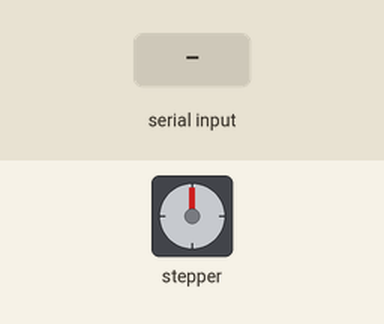
Recording of a sketch running on a simulated Arduino Uno, built with avr-gcc and run on an emulated ATmega328P. Shown: stepper motor. Wiring (inferred from the names in the program): stepper motor driver (200 steps per turn assumed): step pin 7; direction pin 4; enable pin 10. The inputs (shaded band) are chosen by the test bench. What the sketch prints to the serial monitor is not drawn.

Above: at 1.2 s.
1.3 s: "u90\n" received over Serial
At 2.3 s:
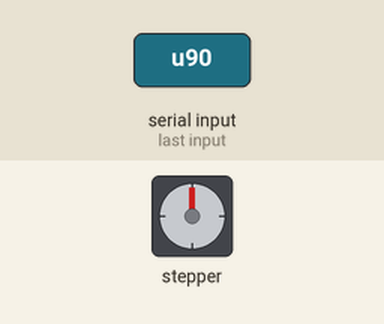
4.3 s: "d90\n" received over Serial
At 6.9 s:
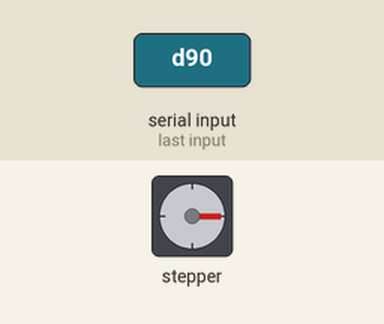
10.3 s: "D90\n" received over Serial
13.3 s: "U90\n" received over Serial
19.3 s: "d90\n" received over Serial
22.3 s: "u90\n" received over Serial
At 25.0 s:
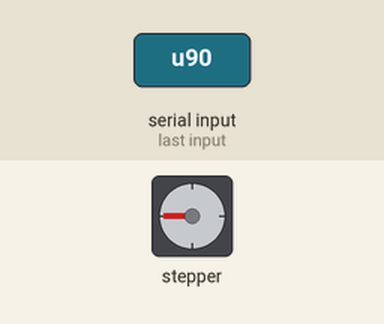
Timing chart, 0 to 30.0 s (numbered marks = the images above; inputs shaded):
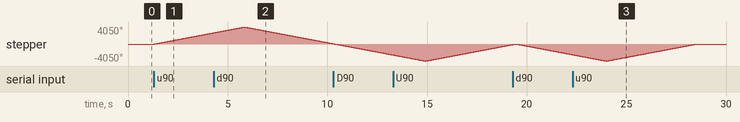

Measured:
- after the input at 1.3 s, stepper: keeps turning clockwise at about 897°/s, starting at once

The sketch:

big_motor_controller.ino
```cpp
// -------------------- PINS --------------------

const int largeStepPin = 7;
const int largeDirPin  = 4;
const int largeEnablePin = 10;


// -------------------- SCREW SETTINGS --------------------

const int largeStepsPerRev = 200;
const float largeLeadMmPerRev = 8.0;
const float largeStepsPerMm = largeStepsPerRev / largeLeadMmPerRev;


// -------------------- SPEED --------------------

int stepDelayUs = 1000;


// -------------------- SETUP --------------------

void setup() {
  Serial.begin(9600);

  pinMode(largeStepPin, OUTPUT);
  pinMode(largeDirPin, OUTPUT);
  pinMode(largeEnablePin, OUTPUT);

  digitalWrite(largeEnablePin, HIGH); // disabled

  Serial.println("Large motor ready.");
  Serial.println("Commands:");
  Serial.println("u <mm>  → move UP");
  Serial.println("d <mm>  → move DOWN");
}


// -------------------- MOVE FUNCTION --------------------

void moveLarge(bool direction, float distance_mm) {
  digitalWrite(largeEnablePin, LOW);
  delay(10);

  long stepsToMove = round(distance_mm * largeStepsPerMm);

  digitalWrite(largeDirPin, direction ? HIGH : LOW);
  delayMicroseconds(100);

  Serial.print(direction ? "Large moving UP " : "Large moving DOWN ");
  Serial.print(distance_mm);
  Serial.println(" mm");

  for (long i = 0; i < stepsToMove; i++) {
    digitalWrite(largeStepPin, HIGH);
    delayMicroseconds(stepDelayUs);

    digitalWrite(largeStepPin, LOW);
    delayMicroseconds(stepDelayUs);
  }

  digitalWrite(largeEnablePin, HIGH);
  delay(10);
}


// -------------------- LOOP --------------------

void loop() {
  if (Serial.available() > 0) {
    String input = Serial.readStringUntil('\n');
    input.trim();

    char dir = input.charAt(0);
    float value = input.substring(1).toFloat();

    if (value <= 0) {
      Serial.println("Invalid distance.");
      return;
    }

    if (dir == 'u' || dir == 'U') {
      moveLarge(true, value);
    }
    else if (dir == 'd' || dir == 'D') {
      moveLarge(false, value);
    }
    else {
      Serial.println("Invalid command. Use u or d.");
    }
  }
}
```
